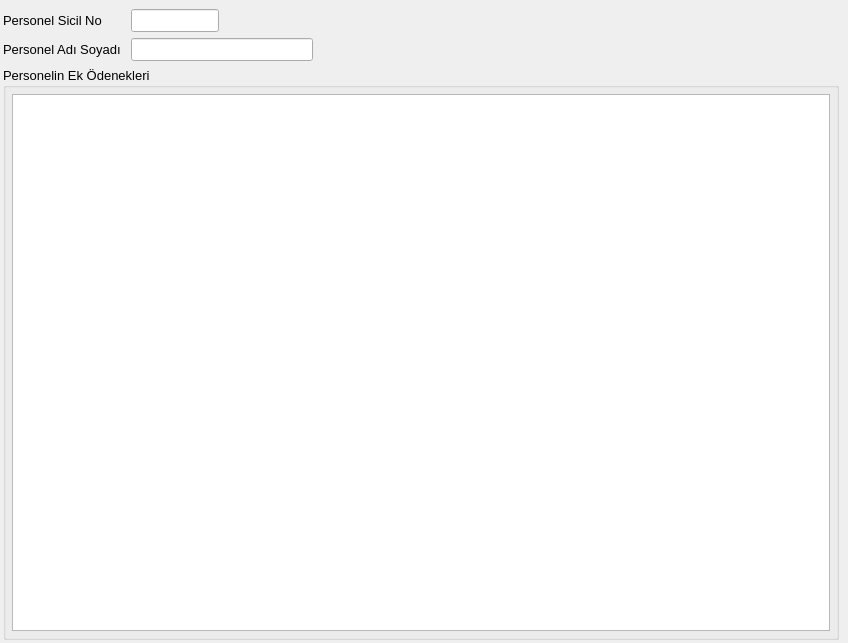
<?xml version="1.0" encoding="UTF-8"?>
<ui version="4.0">
 <class>PRS_PERSONEL_ODENEK_EKLEME_FISI</class>
 <widget class="QDialog" name="PRS_PERSONEL_ODENEK_EKLEME_FISI">
  <property name="geometry">
   <rect>
    <x>0</x>
    <y>0</y>
    <width>848</width>
    <height>643</height>
   </rect>
  </property>
  <property name="sizePolicy">
   <sizepolicy hsizetype="Expanding" vsizetype="Expanding">
    <horstretch>0</horstretch>
    <verstretch>0</verstretch>
   </sizepolicy>
  </property>
  <property name="minimumSize">
   <size>
    <width>600</width>
    <height>400</height>
   </size>
  </property>
  <property name="font">
   <font>
    <pointsize>10</pointsize>
   </font>
  </property>
  <property name="windowTitle">
   <string>Ek Ödenek Ekleme</string>
  </property>
  <layout class="QGridLayout" name="gridLayout_3" rowstretch="0,10,90" columnstretch="100,0">
   <property name="margin">
    <number>3</number>
   </property>
   <item row="0" column="0" colspan="2">
    <widget class="QWidget" name="navigation_button_widget" native="true">
     <property name="sizePolicy">
      <sizepolicy hsizetype="Expanding" vsizetype="Fixed">
       <horstretch>0</horstretch>
       <verstretch>0</verstretch>
      </sizepolicy>
     </property>
    </widget>
   </item>
   <item row="1" column="0">
    <layout class="QGridLayout" name="gridLayout_2" rowstretch="1,0" columnstretch="1,5,5,10,20">
     <item row="0" column="1">
      <widget class="QLineEdit" name="line_edit_personel_sicil_no">
       <property name="sizePolicy">
        <sizepolicy hsizetype="Expanding" vsizetype="Fixed">
         <horstretch>0</horstretch>
         <verstretch>0</verstretch>
        </sizepolicy>
       </property>
      </widget>
     </item>
     <item row="1" column="0">
      <widget class="QLabel" name="label_personel_adi_soyadi">
       <property name="sizePolicy">
        <sizepolicy hsizetype="Fixed" vsizetype="Fixed">
         <horstretch>0</horstretch>
         <verstretch>0</verstretch>
        </sizepolicy>
       </property>
       <property name="text">
        <string>Personel Adı Soyadı </string>
       </property>
      </widget>
     </item>
     <item row="1" column="1" colspan="2">
      <widget class="QLineEdit" name="line_edit_personel_adi_soyadi">
       <property name="sizePolicy">
        <sizepolicy hsizetype="Expanding" vsizetype="Fixed">
         <horstretch>0</horstretch>
         <verstretch>0</verstretch>
        </sizepolicy>
       </property>
      </widget>
     </item>
     <item row="0" column="0">
      <widget class="QLabel" name="label_personel_sicil_no">
       <property name="sizePolicy">
        <sizepolicy hsizetype="Fixed" vsizetype="Fixed">
         <horstretch>0</horstretch>
         <verstretch>0</verstretch>
        </sizepolicy>
       </property>
       <property name="text">
        <string>Personel Sicil No</string>
       </property>
      </widget>
     </item>
     <item row="0" column="3">
      <spacer name="horizontalSpacer">
       <property name="orientation">
        <enum>Qt::Horizontal</enum>
       </property>
       <property name="sizeHint" stdset="0">
        <size>
         <width>40</width>
         <height>20</height>
        </size>
       </property>
      </spacer>
     </item>
     <item row="0" column="2">
      <spacer name="horizontalSpacer_2">
       <property name="orientation">
        <enum>Qt::Horizontal</enum>
       </property>
       <property name="sizeHint" stdset="0">
        <size>
         <width>40</width>
         <height>20</height>
        </size>
       </property>
      </spacer>
     </item>
     <item row="1" column="4">
      <spacer name="horizontalSpacer_4">
       <property name="orientation">
        <enum>Qt::Horizontal</enum>
       </property>
       <property name="sizeHint" stdset="0">
        <size>
         <width>40</width>
         <height>20</height>
        </size>
       </property>
      </spacer>
     </item>
    </layout>
   </item>
   <item row="2" column="0">
    <widget class="QGroupBox" name="group_box_binanin_salonlari">
     <property name="sizePolicy">
      <sizepolicy hsizetype="Expanding" vsizetype="Expanding">
       <horstretch>0</horstretch>
       <verstretch>0</verstretch>
      </sizepolicy>
     </property>
     <property name="title">
      <string>Personelin Ek Ödenekleri</string>
     </property>
     <layout class="QGridLayout" name="gridLayout">
      <property name="margin">
       <number>6</number>
      </property>
      <item row="0" column="0">
       <widget class="QTableWidget" name="table_widget_odenek_satirlari">
        <property name="sizePolicy">
         <sizepolicy hsizetype="Expanding" vsizetype="Expanding">
          <horstretch>0</horstretch>
          <verstretch>0</verstretch>
         </sizepolicy>
        </property>
       </widget>
      </item>
     </layout>
    </widget>
   </item>
  </layout>
  <action name="action_satir_ekle">
   <property name="text">
    <string>Satır Ekle</string>
   </property>
  </action>
  <action name="action_satir_sil">
   <property name="text">
    <string>Satır Sil</string>
   </property>
  </action>
  <action name="action_satiri_tamamla">
   <property name="text">
    <string>Satiri Tamamla</string>
   </property>
   <property name="toolTip">
    <string>Satırdaki eksik bilgileri tamamlar.</string>
   </property>
   <property name="shortcut">
    <string>Ctrl+T</string>
   </property>
  </action>
  <action name="action_aciklama_kopyala">
   <property name="text">
    <string>aciklama_kopyala</string>
   </property>
  </action>
 </widget>
 <tabstops>
  <tabstop>line_edit_personel_sicil_no</tabstop>
  <tabstop>line_edit_personel_adi_soyadi</tabstop>
  <tabstop>table_widget_odenek_satirlari</tabstop>
 </tabstops>
 <resources/>
 <connections/>
</ui>
